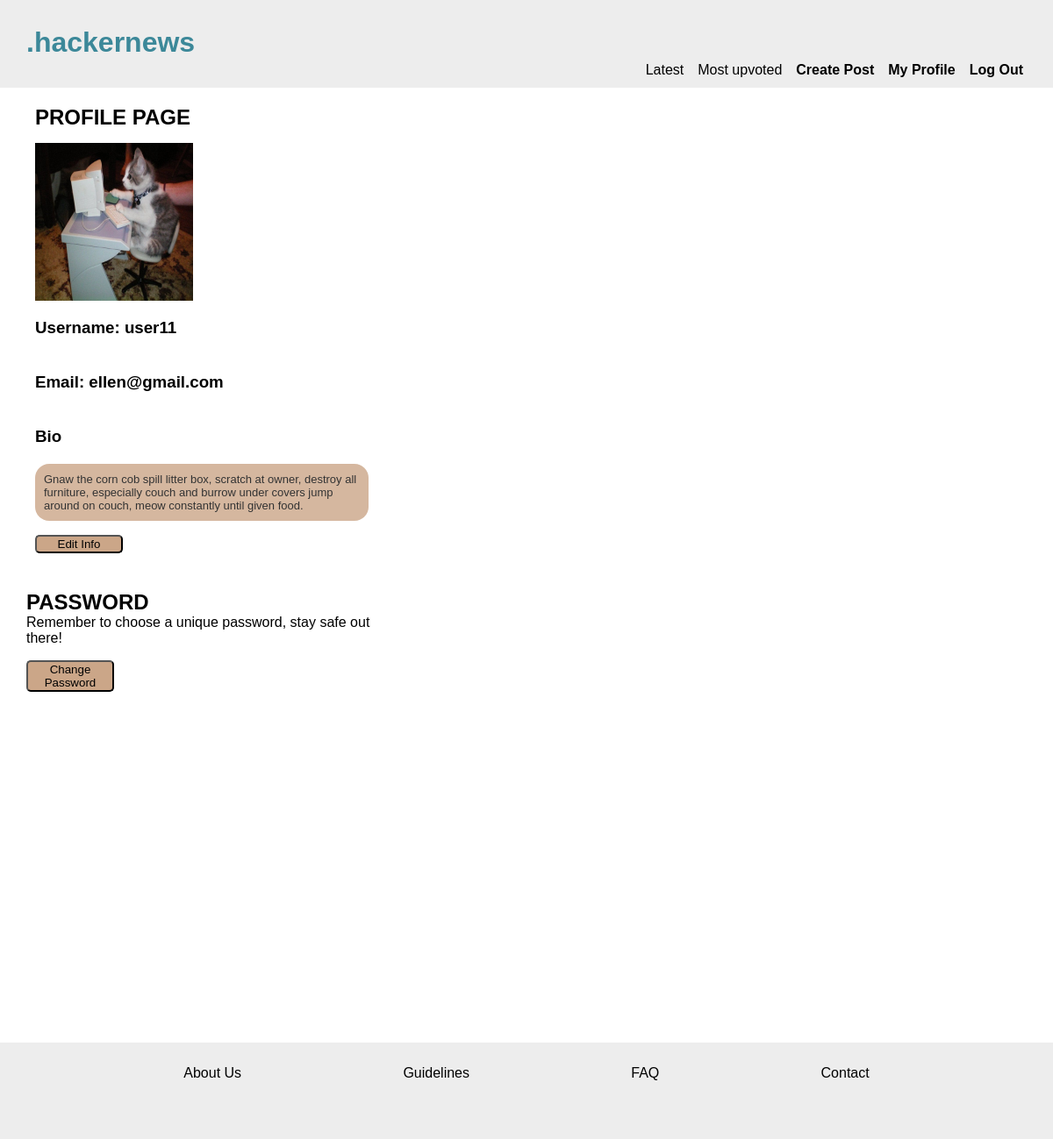
The app's page /profile.php (signed in) with its own data.
### tables this page shows
CREATE TABLE users
(id INTEGER PRIMARY KEY,
username VARCHAR,
name VARCHAR,
email VARCHAR,
pwd VARCHAR, bio varchar);

### app/functions.php (called while the page is built, shortened)
<?php
function getUserById(PDO $pdo, int $id)
{
    $statement = $pdo->prepare('SELECT * FROM users WHERE id = :id');
    $statement->bindParam(':id', $id, PDO::PARAM_INT);
    $statement->execute();
    $user = $statement->fetch(PDO::FETCH_ASSOC);
    return $user;
}

### profile.php (the view, shortened to what this page needs)
<?php
require __DIR__ . '/app/autoload.php';
require __DIR__ . '/views/header.php';
$id = (int)$_SESSION['user']['id'];
$user = getUserById($pdo, $id);
?>
<main class="profileMain">
    <section class="profile-container">
        <h2>PROFILE PAGE</h2>
        <img src="assets/profile.jpg" alt="avatar">
        <h3>Username: <?= $user['username']; ?> </h3>
        <h3>Email: <?= $user['email'];?></h3>
        <h3>Bio </h3>
        <div class="bioBox"><?= $user['bio'];?> </div>
        <form action="/editProfile.php">
            <button type="submit">Edit Info</button>
        </form>
    </section>
    <section class="pwdSection">
        <h2>PASSWORD</h2>
        <p>Remember to choose a unique password, stay safe out there!</p>
        <form action="/editProfile.php">
            <button type="submit">Change Password</button>
        </form>
    </section>
</main>
<?php require __DIR__ . '/views/footer.php'; ?>

### assets/css/global.css (style rules this page uses)
* { box-sizing: border-box; margin: 0; font-family: Arial, Helvetica, sans-serif; }
body { height: 100%; width: 100%; }
:root { --header-footer-bg: rgb(237, 237, 237); --main-bg: rgb(237, 237, 237); --btn: rgb(203, 166, 136); --btn-dark: rgb(170, 139, 114); --title-heading: rgb(60, 136, 153); }

### assets/css/forms.css (style rules this page uses)
form { display: flex; flex-direction: column; line-height: 1.5rem; }
button { border-radius: 5px; max-width: 100px; background-color: var(--btn); margin-top: 1rem; }
.bioBox { border-style: none; border-radius: 1rem; border-width: 2px; background-color: var(--btn); padding: 10px; font-size: small; opacity: 0.8; }

### assets/css/profile.css (style rules this page uses)
.profileMain { display: flex; flex-direction: column; margin-top: 110px; margin-bottom: 100px; margin-left: 30px; max-width: 400px; }
.profile-container { display: flex; flex-direction: column; padding: 10px; margin-bottom: 2rem; justify-content: space-evenly; }
h3 { margin-top: 20px; margin-bottom: 20px;; }
img { width: 180px; height: 180px; margin-top: 15px; }

### records on screen
users: username "user11", email "ellen@gmail.com", bio "Gnaw the corn cob spill litter box, scratch at owner, destroy all furniture, especially couch and burrow under covers jump around on couch, meow constantly until given food."
